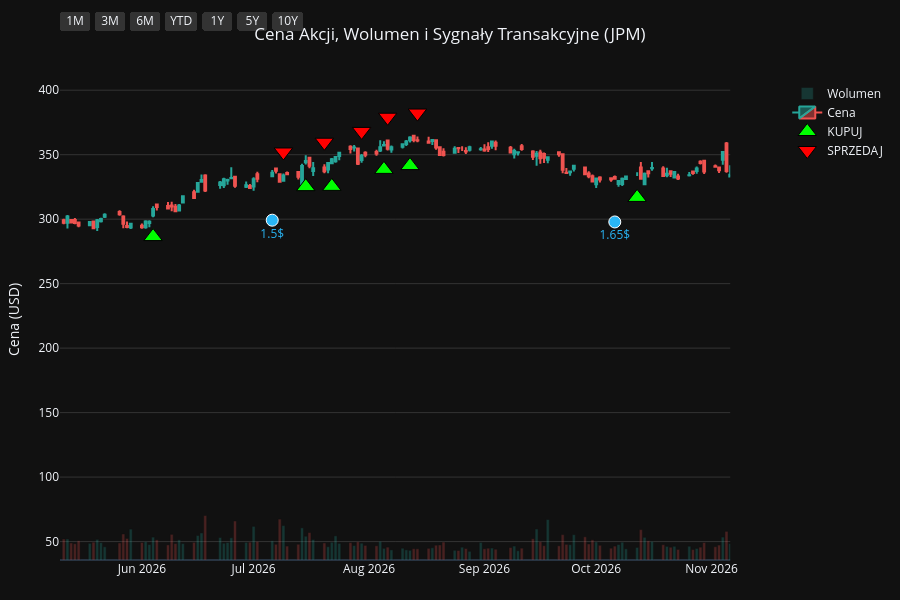
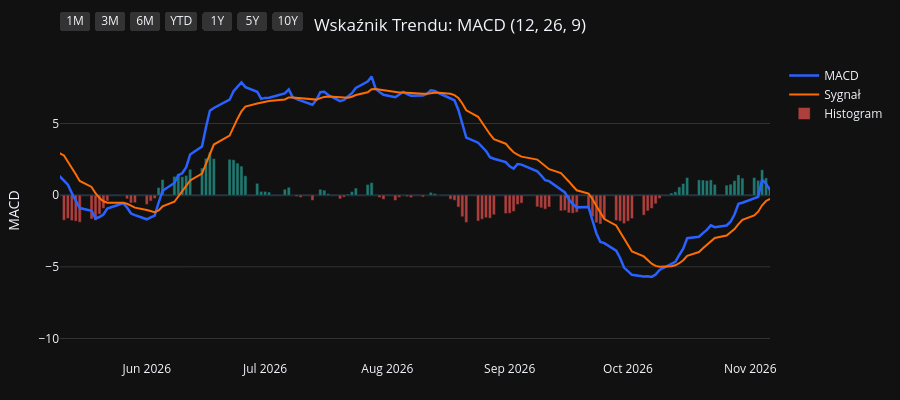
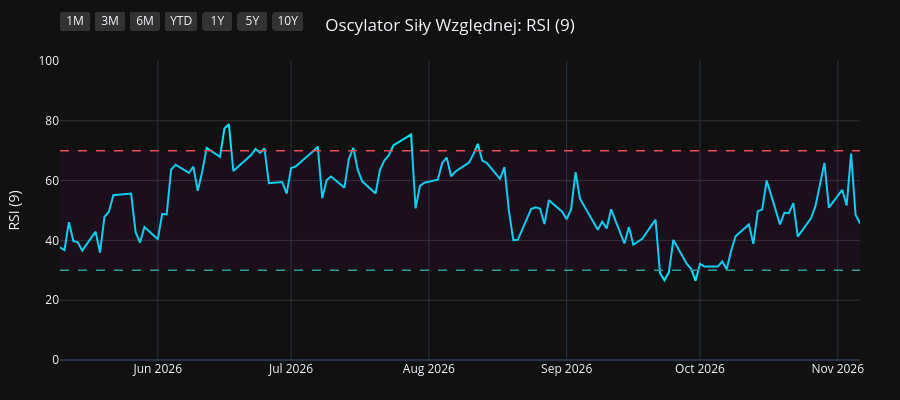
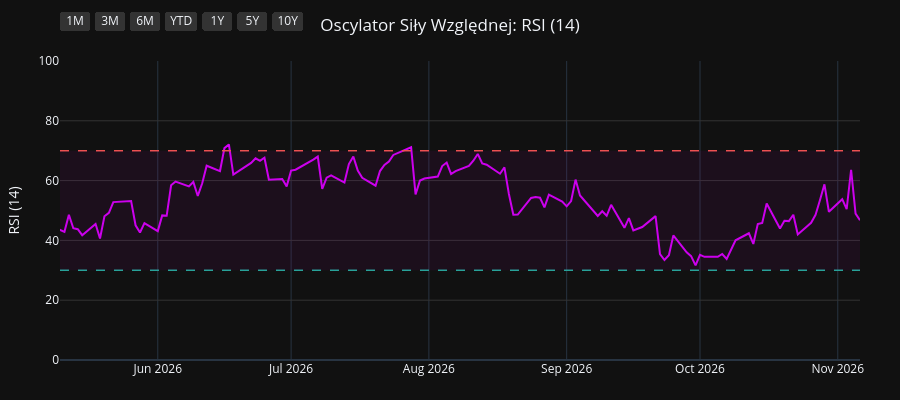

Notebook source saved alongside these figures, in order:
### Code cell
import os
import yfinance as yf
import pandas as pd
import pandas_ta as ta
import plotly.graph_objects as go
from plotly.subplots import make_subplots

# 1. Pobranie i przygotowanie danych
symbol = os.environ.get("STOCK_TICKER", "").strip().upper()
if not symbol:
    raise RuntimeError("Set STOCK_TICKER before running price_extractor.ipynb")
df = yf.Ticker(symbol).history(period="10y")
df.index = df.index.tz_localize(None)

# Wskaźniki i sygnały
df.ta.macd(fast=12, slow=26, signal=9, append=True)
df.ta.rsi(length=9, append=True)
df.ta.rsi(length=14, append=True)
df.ta.rsi(length=21, append=True)
df.dropna(inplace=True)

macd = df['MACD_12_26_9']
signal = df['MACDs_12_26_9']
wczorajszy_macd = macd.shift(1)
wczorajszy_signal = signal.shift(1)

df['Decyzja'] = 'BRAK'
df.loc[(macd > signal) & (wczorajszy_macd <= wczorajszy_signal), 'Decyzja'] = 'KUPUJ'
df.loc[(macd < signal) & (wczorajszy_macd >= wczorajszy_signal), 'Decyzja'] = 'SPRZEDAJ'

df_kupuj = df[df['Decyzja'] == 'KUPUJ']
df_sprzedaj = df[df['Decyzja'] == 'SPRZEDAJ']
df_dywidendy = df[df['Dividends'] > 0]
df_splity = df[df['Stock Splits'] > 0]

# Wspólna konfiguracja osi X
konfiguracja_osi_x = dict(
    type="date",
    showspikes=True, spikemode="across", spikesnap="cursor", spikedash="dot", spikecolor="#ffffff", spikethickness=1, hoverformat="%Y-%m-%d",
    rangeselector=dict(
        buttons=list([
            dict(count=1, label="1M", step="month", stepmode="backward"),
            dict(count=3, label="3M", step="month", stepmode="backward"),
            dict(count=6, label="6M", step="month", stepmode="backward"),
            dict(count=1, label="YTD", step="year", stepmode="todate"),
            dict(count=1, label="1Y", step="year", stepmode="backward"),
            dict(count=5, label="5Y", step="year", stepmode="backward"),
            dict(step="all", label="10Y")
        ]),
        bgcolor="#333333", activecolor="#2962ff", x=0, y=1.1
    )
)

# ==========================================
# WYKRES 1: CENA + WOLUMEN + SYGNAŁY
# ==========================================
fig1 = make_subplots(specs=[[{"secondary_y": True}]])

kolory_wolumenu = ['#26a69a' if row['Close'] >= row['Open'] else '#ef5350' for index, row in df.iterrows()]
fig1.add_trace(go.Bar(x=df.index, y=df['Volume'], marker_color=kolory_wolumenu, opacity=0.25, name='Wolumen'), secondary_y=True)
fig1.add_trace(go.Candlestick(x=df.index, open=df['Open'], high=df['High'], low=df['Low'], close=df['Close'], name='Cena', increasing_line_color='#26a69a', decreasing_line_color='#ef5350'), secondary_y=False)
fig1.add_trace(go.Scatter(x=df_kupuj.index, y=df_kupuj['Low'] * 0.95, customdata=df_kupuj[['Low', 'High']], mode='markers', marker=dict(symbol='triangle-up', size=16, color='#00ff00', line=dict(width=1, color='black')), name='KUPUJ', hovertemplate='KUPUJ<br>Najniższa: %{customdata[0]:.2f}<br>Najwyższa: %{customdata[1]:.2f}<extra></extra>'), secondary_y=False)
fig1.add_trace(go.Scatter(x=df_sprzedaj.index, y=df_sprzedaj['High'] * 1.05, customdata=df_sprzedaj[['Low', 'High']], mode='markers', marker=dict(symbol='triangle-down', size=16, color='#ff0000', line=dict(width=1, color='black')), name='SPRZEDAJ', hovertemplate='SPRZEDAJ<br>Najniższa: %{customdata[0]:.2f}<br>Najwyższa: %{customdata[1]:.2f}<extra></extra>'), secondary_y=False)

if not df_dywidendy.empty:
    fig1.add_trace(go.Scatter(x=df_dywidendy.index, y=df_dywidendy['Low'] * 0.90, mode='markers+text', marker=dict(symbol='circle', size=12, color='#29b6f6', line=dict(width=1, color='white')), text=df_dywidendy['Dividends'].apply(lambda x: f"{x}$"), textposition="bottom center", name='Dywidenda', showlegend=False, hovertemplate='Dywidenda: %{text}<extra></extra>', textfont=dict(color="#29b6f6")), secondary_y=False)
if not df_splity.empty:
                    fig1.add_trace(go.Scatter(x=df_splity.index, y=df_splity['High'], mode='markers+text', marker=dict(symbol='star', size=16, color='#ffee58', line=dict(width=1, color='black')), text=df_splity['Stock Splits'].apply(lambda x: f"{x:g}:1" if x >= 1 else f"1:{1 / x:g}"), textposition="top center", name='Split', hovertemplate='%{text}<extra></extra>', textfont=dict(color="#ffee58")), secondary_y=False)

fig1.update_layout(title=dict(text=f"Cena Akcji, Wolumen i Sygnały Transakcyjne ({symbol})", x=0.5, xanchor='center'), dragmode='pan', xaxis_rangeslider_visible=False, template='plotly_dark', height=600, hovermode='x unified', margin=dict(l=60, r=40, t=60, b=40))
fig1.update_xaxes(**konfiguracja_osi_x)
fig1.update_xaxes(range=[df.index.max() - pd.Timedelta(days=180), df.index.max()])
fig1.update_yaxes(title_text="Cena (USD)", secondary_y=False, gridcolor='#333333')
fig1.update_yaxes(range=[0, df['Volume'].max() * 4], showgrid=False, showticklabels=False, secondary_y=True)
fig1.show(config={'scrollZoom': True})

# ==========================================
# WYKRES 2: WSKAŹNIK MACD
# ==========================================
fig2 = go.Figure()
fig2.add_trace(go.Scatter(x=df.index, y=df['MACD_12_26_9'], line=dict(color='#2962ff', width=2.5), name='MACD'))
fig2.add_trace(go.Scatter(x=df.index, y=df['MACDs_12_26_9'], line=dict(color='#ff6d00', width=2), name='Sygnał'))
kolory_macd = ['#26a69a' if val >= 0 else '#ef5350' for val in df['MACDh_12_26_9']]
fig2.add_trace(go.Bar(x=df.index, y=df['MACDh_12_26_9'], marker_color=kolory_macd, name='Histogram', opacity=0.7))
fig2.update_layout(title=dict(text="Wskaźnik Trendu: MACD (12, 26, 9)", x=0.5, xanchor='center'), dragmode='pan', xaxis_rangeslider_visible=False, template='plotly_dark', height=400, hovermode='x unified', margin=dict(l=60, r=40, t=60, b=40))
fig2.update_xaxes(**konfiguracja_osi_x)
fig2.update_xaxes(range=[df.index.max() - pd.Timedelta(days=180), df.index.max()])
fig2.update_yaxes(title_text="MACD", gridcolor='#333333')
fig2.show(config={'scrollZoom': True})

# ==========================================
# WYKRES 3: OSCYLATOR RSI (9)
# ==========================================
fig3 = go.Figure()
fig3.add_trace(go.Scatter(x=df.index, y=df['RSI_9'], line=dict(color='#00e5ff', width=2), name='RSI (9)'))
fig3.add_hline(y=70, line_dash="dash", line_color="#ef5350", line_width=1.5)
fig3.add_hline(y=30, line_dash="dash", line_color="#26a69a", line_width=1.5)
fig3.add_hrect(y0=30, y1=70, line_width=0, fillcolor="purple", opacity=0.1)
fig3.update_layout(title=dict(text="Oscylator Siły Względnej: RSI (9)", x=0.5, xanchor='center'), dragmode='pan', xaxis_rangeslider_visible=False, template='plotly_dark', height=400, hovermode='x unified', margin=dict(l=60, r=40, t=60, b=40))
fig3.update_xaxes(**konfiguracja_osi_x)
fig3.update_xaxes(range=[df.index.max() - pd.Timedelta(days=180), df.index.max()])
fig3.update_yaxes(title_text="RSI (9)", range=[0, 100], gridcolor='#333333')
fig3.show(config={'scrollZoom': True})

# ==========================================
# WYKRES 4: OSCYLATOR RSI (14)
# ==========================================
fig4 = go.Figure()
fig4.add_trace(go.Scatter(x=df.index, y=df['RSI_14'], line=dict(color='#d500f9', width=2), name='RSI (14)'))
fig4.add_hline(y=70, line_dash="dash", line_color="#ef5350", line_width=1.5)
fig4.add_hline(y=30, line_dash="dash", line_color="#26a69a", line_width=1.5)
fig4.add_hrect(y0=30, y1=70, line_width=0, fillcolor="purple", opacity=0.1)
fig4.update_layout(title=dict(text="Oscylator Siły Względnej: RSI (14)", x=0.5, xanchor='center'), dragmode='pan', xaxis_rangeslider_visible=False, template='plotly_dark', height=400, hovermode='x unified', margin=dict(l=60, r=40, t=60, b=40))
fig4.update_xaxes(**konfiguracja_osi_x)
fig4.update_xaxes(range=[df.index.max() - pd.Timedelta(days=180), df.index.max()])
fig4.update_yaxes(title_text="RSI (14)", range=[0, 100], gridcolor='#333333')
fig4.show(config={'scrollZoom': True})

# ==========================================
# WYKRES 5: OSCYLATOR RSI (21)
# ==========================================
fig5 = go.Figure()
fig5.add_trace(go.Scatter(x=df.index, y=df['RSI_21'], line=dict(color='#64dd17', width=2), name='RSI (21)'))
fig5.add_hline(y=70, line_dash="dash", line_color="#ef5350", line_width=1.5)
fig5.add_hline(y=30, line_dash="dash", line_color="#26a69a", line_width=1.5)
fig5.add_hrect(y0=30, y1=70, line_width=0, fillcolor="purple", opacity=0.1)
fig5.update_layout(title=dict(text="Oscylator Siły Względnej: RSI (21)", x=0.5, xanchor='center'), dragmode='pan', xaxis_rangeslider_visible=False, template='plotly_dark', height=400, hovermode='x unified', margin=dict(l=60, r=40, t=60, b=40))
fig5.update_xaxes(**konfiguracja_osi_x)
fig5.update_xaxes(range=[df.index.max() - pd.Timedelta(days=180), df.index.max()])
fig5.update_yaxes(title_text="RSI (21)", range=[0, 100], gridcolor='#333333')
fig5.show(config={'scrollZoom': True})

### Figure 1 — Plotly figure (JSON) as saved in the notebook; plotly's stock layout.template omitted (floating-point values rounded to 4 significant figures; data arrays with more than 128 entries replaced by an {"elided": "..."} marker saying what was removed)
{"data": [{"marker": {"color": {"elided": "2481 str values"}}, "name": "Wolumen", "opacity": 0.25, "type": "bar", "x": {"elided": "2481 str values"}, "xaxis": "x", "y": {"elided": "2481 int values"}, "yaxis": "y2"}, {"close": {"elided": "2481 float values"}, "decreasing": {"line": {"color": "#ef5350"}}, "high": {"elided": "2481 float values"}, "increasing": {"line": {"color": "#26a69a"}}, "low": {"elided": "2481 float values"}, "name": "Cena", "open": {"elided": "2481 float values"}, "type": "candlestick", "x": {"elided": "2481 str values"}, "xaxis": "x", "yaxis": "y"}, {"customdata": {"elided": "97x2 float values"}, "hovertemplate": "KUPUJ<br>Najniższa: %{customdata[0]:.2f}<br>Najwyższa: %{customdata[1]:.2f}<extra></extra>", "marker": {"color": "#00ff00", "line": {"color": "black", "width": 1}, "size": 16, "symbol": "triangle-up"}, "mode": "markers", "name": "KUPUJ", "type": "scatter", "x": ["2017-02-07T00:00:00", "2017-02-09T00:00:00", "2017-04-24T00:00:00", "2017-06-08T00:00:00", "2017-08-07T00:00:00", "2017-09-14T00:00:00", "2017-10-16T00:00:00", "2017-11-28T00:00:00", "2017-12-21T00:00:00", "2018-01-10T00:00:00", "2018-02-21T00:00:00", "2018-03-12T00:00:00", "2018-04-09T00:00:00", "2018-05-08T00:00:00", "2018-06-08T00:00:00", "2018-07-09T00:00:00", "2018-09-19T00:00:00", "2018-10-08T00:00:00", "2018-10-31T00:00:00", "2018-11-27T00:00:00", "2019-01-02T00:00:00", "2019-02-15T00:00:00", "2019-03-15T00:00:00", "2019-04-02T00:00:00", "2019-06-10T00:00:00", "2019-06-28T00:00:00", "2019-08-29T00:00:00", "2019-10-15T00:00:00", "2019-12-09T00:00:00", "2019-12-12T00:00:00", "2020-01-02T00:00:00", "2020-02-06T00:00:00", "2020-03-26T00:00:00", "2020-05-20T00:00:00", "2020-07-13T00:00:00", "2020-08-07T00:00:00", "2020-08-27T00:00:00", "2020-10-02T00:00:00", "2020-11-05T00:00:00", "2020-12-31T00:00:00", "2021-02-08T00:00:00", "2021-04-30T00:00:00", "2021-05-28T00:00:00", "2021-07-01T00:00:00", "2021-07-29T00:00:00", "2021-08-25T00:00:00", "2021-09-24T00:00:00", "2021-10-20T00:00:00", "2021-12-27T00:00:00", "2022-02-04T00:00:00", "2022-03-16T00:00:00", "2022-04-21T00:00:00", "2022-05-04T00:00:00", "2022-05-17T00:00:00", "2022-07-07T00:00:00", "2022-07-15T00:00:00", "2022-09-09T00:00:00", "2022-10-06T00:00:00", "2022-10-13T00:00:00", "2023-01-03T00:00:00", "2023-01-27T00:00:00", "2023-02-06T00:00:00", "2023-02-14T00:00:00", "2023-03-30T00:00:00", "2023-05-19T00:00:00", "2023-06-02T00:00:00", "2023-06-30T00:00:00", "2023-09-14T00:00:00", "2023-09-28T00:00:00", "2023-10-09T00:00:00", "2023-11-06T00:00:00", "2024-01-30T00:00:00", "2024-02-15T00:00:00", "2024-03-18T00:00:00", "2024-04-25T00:00:00", "2024-06-25T00:00:00", "2024-08-15T00:00:00", "2024-10-07T00:00:00", "2024-11-06T00:00:00", "2025-01-06T00:00:00", "2025-02-18T00:00:00", "2025-03-21T00:00:00", "2025-04-11T00:00:00", "2025-06-20T00:00:00", "2025-07-25T00:00:00", "2025-08-26T00:00:00", "2025-09-11T00:00:00", "2025-10-29T00:00:00", "2025-11-28T00:00:00", "2026-02-03T00:00:00", "2026-03-20T00:00:00", "2026-06-04T00:00:00", "2026-07-15T00:00:00", "2026-07-22T00:00:00", "2026-08-05T00:00:00", "2026-08-12T00:00:00", "2026-10-12T00:00:00"], "xaxis": "x", "y": [63.67, 63.28, 63.99, 62.11, 69.77, 67.55, 72.14, 73.36, 79.8, 82.34, 86.32, 88.26, 83.14, 82.68, 83.27, 79.65, 87.05, 86.83, 82.57, 83.21, 73.49, 80.05, 81.26, 80.57, 85.76, 86.29, 84.65, 93.11, 106.2, 106.0, 110.0, 109.0, 74.36, 72.59, 78.05, 78.32, 80.3, 77.12, 82.68, 102.2, 113.9, 126.9, 135.4, 128.9, 126.7, 131.6, 134.1, 140.5, 131.2, 125.6, 113.5, 110.5, 104.4, 102.7, 97.29, 92.38, 101.8, 93.44, 88.09, 115.9, 121.9, 122.1, 123.5, 111.3, 121.4, 122.5, 126.3, 130.5, 129.2, 127.9, 127.3, 155.0, 158.0, 170.3, 172.5, 178.4, 191.5, 191.4, 214.3, 220.7, 253.2, 217.0, 207.7, 252.8, 274.5, 272.2, 279.0, 282.4, 287.3, 289.4, 267.1, 286.5, 325.2, 325.4, 338.6, 341.5, 316.9], "yaxis": "y"}, {"customdata": {"elided": "96x2 float values"}, "hovertemplate": "SPRZEDAJ<br>Najniższa: %{customdata[0]:.2f}<br>Najwyższa: %{customdata[1]:.2f}<extra></extra>", "marker": {"color": "#ff0000", "line": {"color": "black", "width": 1}, "size": 16, "symbol": "triangle-down"}, "mode": "markers", "name": "SPRZEDAJ", "type": "scatter", "x": ["2017-02-08T00:00:00", "2017-03-08T00:00:00", "2017-05-17T00:00:00", "2017-07-17T00:00:00", "2017-08-10T00:00:00", "2017-10-13T00:00:00", "2017-11-03T00:00:00", "2017-12-20T00:00:00", "2017-12-26T00:00:00", "2018-02-02T00:00:00", "2018-03-01T00:00:00", "2018-03-14T00:00:00", "2018-04-27T00:00:00", "2018-05-24T00:00:00", "2018-06-14T00:00:00", "2018-08-10T00:00:00", "2018-09-27T00:00:00", "2018-10-10T00:00:00", "2018-11-23T00:00:00", "2018-12-06T00:00:00", "2019-02-07T00:00:00", "2019-03-01T00:00:00", "2019-03-21T00:00:00", "2019-05-07T00:00:00", "2019-06-25T00:00:00", "2019-07-31T00:00:00", "2019-09-26T00:00:00", "2019-11-13T00:00:00", "2019-12-11T00:00:00", "2019-12-23T00:00:00", "2020-01-03T00:00:00", "2020-02-21T00:00:00", "2020-05-12T00:00:00", "2020-06-12T00:00:00", "2020-07-31T00:00:00", "2020-08-19T00:00:00", "2020-09-09T00:00:00", "2020-10-28T00:00:00", "2020-12-04T00:00:00", "2021-01-21T00:00:00", "2021-03-05T00:00:00", "2021-05-26T00:00:00", "2021-06-08T00:00:00", "2021-07-19T00:00:00", "2021-08-19T00:00:00", "2021-09-07T00:00:00", "2021-10-13T00:00:00", "2021-10-27T00:00:00", "2022-01-18T00:00:00", "2022-02-23T00:00:00", "2022-04-06T00:00:00", "2022-04-22T00:00:00", "2022-05-10T00:00:00", "2022-06-10T00:00:00", "2022-07-14T00:00:00", "2022-08-23T00:00:00", "2022-09-21T00:00:00", "2022-10-07T00:00:00", "2022-11-17T00:00:00", "2023-01-19T00:00:00", "2023-01-30T00:00:00", "2023-02-10T00:00:00", "2023-02-16T00:00:00", "2023-05-03T00:00:00", "2023-05-23T00:00:00", "2023-06-22T00:00:00", "2023-08-02T00:00:00", "2023-09-27T00:00:00", "2023-10-02T00:00:00", "2023-10-23T00:00:00", "2024-01-09T00:00:00", "2024-02-05T00:00:00", "2024-03-14T00:00:00", "2024-04-03T00:00:00", "2024-05-23T00:00:00", "2024-07-24T00:00:00", "2024-09-06T00:00:00", "2024-10-31T00:00:00", "2024-12-02T00:00:00", "2025-02-14T00:00:00", "2025-02-19T00:00:00", "2025-04-04T00:00:00", "2025-05-23T00:00:00", "2025-07-09T00:00:00", "2025-07-31T00:00:00", "2025-09-08T00:00:00", "2025-10-01T00:00:00", "2025-11-14T00:00:00", "2026-01-12T00:00:00", "2026-02-13T00:00:00", "2026-04-29T00:00:00", "2026-07-09T00:00:00", "2026-07-20T00:00:00", "2026-07-30T00:00:00", "2026-08-06T00:00:00", "2026-08-14T00:00:00"], "xaxis": "x", "y": [70.23, 75.55, 71.7, 75.69, 76.58, 80.04, 84.03, 89.16, 89.38, 97.27, 97.04, 97.0, 92.11, 93.78, 92.28, 97.48, 97.32, 97.32, 90.92, 89.2, 88.34, 90.39, 88.33, 98.07, 93.73, 100.6, 102.2, 112.5, 117.9, 120.4, 122.3, 120.3, 80.6, 89.78, 86.89, 90.17, 91.16, 88.94, 111.5, 124.1, 139.9, 150.1, 151.9, 138.1, 143.4, 148.8, 153.4, 158.3, 145.3, 143.0, 124.6, 122.7, 116.3, 116.0, 102.6, 111.2, 110.6, 103.1, 127.1, 131.0, 135.0, 136.2, 138.2, 134.7, 135.1, 138.5, 152.3, 142.9, 142.4, 141.6, 170.3, 173.6, 190.0, 197.8, 197.7, 212.6, 219.3, 227.7, 252.5, 283.1, 284.2, 222.1, 267.3, 294.4, 308.6, 303.9, 322.5, 316.9, 337.4, 314.9, 324.6, 352.1, 359.7, 368.1, 379.1, 382.3], "yaxis": "y"}, {"hovertemplate": "Dywidenda: %{text}<extra></extra>", "marker": {"color": "#29b6f6", "line": {"color": "white", "width": 1}, "size": 12, "symbol": "circle"}, "mode": "markers+text", "name": "Dywidenda", "showlegend": false, "text": ["0.48$", "0.5$", "0.5$", "0.56$", "0.56$", "0.56$", "0.56$", "0.8$", "0.8$", "0.8$", "0.8$", "0.9$", "0.9$", "0.9$", "0.9$", "0.9$", "0.9$", "0.9$", "0.9$", "1.0$", "1.0$", "1.0$", "1.0$", "1.0$", "1.0$", "1.0$", "1.0$", "1.05$", "1.05$", "1.15$", "1.15$", "1.25$", "1.25$", "1.4$", "1.4$", "1.5$", "1.5$", "1.5$", "1.5$", "1.65$"], "textfont": {"color": "#29b6f6"}, "textposition": "bottom center", "type": "scatter", "x": ["2017-01-04T00:00:00", "2017-04-04T00:00:00", "2017-07-03T00:00:00", "2017-10-05T00:00:00", "2018-01-04T00:00:00", "2018-04-05T00:00:00", "2018-07-05T00:00:00", "2018-10-04T00:00:00", "2019-01-03T00:00:00", "2019-04-04T00:00:00", "2019-07-03T00:00:00", "2019-10-03T00:00:00", "2020-01-03T00:00:00", "2020-04-03T00:00:00", "2020-07-02T00:00:00", "2020-10-05T00:00:00", "2021-01-05T00:00:00", "2021-04-05T00:00:00", "2021-07-02T00:00:00", "2021-10-05T00:00:00", "2022-01-05T00:00:00", "2022-04-05T00:00:00", "2022-07-05T00:00:00", "2022-10-05T00:00:00", "2023-01-05T00:00:00", "2023-04-05T00:00:00", "2023-07-05T00:00:00", "2023-10-05T00:00:00", "2024-01-04T00:00:00", "2024-04-04T00:00:00", "2024-07-05T00:00:00", "2024-10-04T00:00:00", "2025-01-06T00:00:00", "2025-04-04T00:00:00", "2025-07-03T00:00:00", "2025-10-06T00:00:00", "2026-01-06T00:00:00", "2026-04-06T00:00:00", "2026-07-06T00:00:00", "2026-10-06T00:00:00"], "xaxis": "x", "y": [60.26, 60.83, 64.47, 67.79, 77.16, 79.84, 74.61, 82.88, 70.74, 77.0, 83.34, 82.71, 103.2, 62.99, 70.64, 75.64, 96.68, 119.9, 122.6, 132.5, 130.9, 107.2, 88.84, 89.25, 110.5, 105.3, 121.0, 118.9, 144.9, 167.1, 175.8, 178.9, 209.1, 182.7, 255.9, 269.4, 293.3, 261.4, 299.2, 297.8], "yaxis": "y"}], "layout": {"dragmode": "pan", "height": 600, "hovermode": "x unified", "margin": {"b": 40, "l": 60, "r": 40, "t": 60}, "title": {"text": "Cena Akcji, Wolumen i Sygnały Transakcyjne (JPM)", "x": 0.5, "xanchor": "center"}, "xaxis": {"anchor": "y", "domain": [0.0, 0.94], "hoverformat": "%Y-%m-%d", "range": ["2026-05-10T00:00:00", "2026-11-06T00:00:00"], "rangeselector": {"activecolor": "#2962ff", "bgcolor": "#333333", "buttons": [{"count": 1, "label": "1M", "step": "month", "stepmode": "backward"}, {"count": 3, "label": "3M", "step": "month", "stepmode": "backward"}, {"count": 6, "label": "6M", "step": "month", "stepmode": "backward"}, {"count": 1, "label": "YTD", "step": "year", "stepmode": "todate"}, {"count": 1, "label": "1Y", "step": "year", "stepmode": "backward"}, {"count": 5, "label": "5Y", "step": "year", "stepmode": "backward"}, {"label": "10Y", "step": "all"}], "x": 0, "y": 1.1}, "rangeslider": {"visible": false}, "showspikes": true, "spikecolor": "#ffffff", "spikedash": "dot", "spikemode": "across", "spikesnap": "cursor", "spikethickness": 1, "type": "date"}, "yaxis": {"anchor": "x", "domain": [0.0, 1.0], "gridcolor": "#333333", "title": {"text": "Cena (USD)"}}, "yaxis2": {"anchor": "x", "overlaying": "y", "range": [0, 217675200], "showgrid": false, "showticklabels": false, "side": "right"}}}

### Figure 2 — Plotly figure (JSON) as saved in the notebook; plotly's stock layout.template omitted (floating-point values rounded to 4 significant figures; data arrays with more than 128 entries replaced by an {"elided": "..."} marker saying what was removed)
{"data": [{"line": {"color": "#2962ff", "width": 2.5}, "name": "MACD", "type": "scatter", "x": {"elided": "2481 str values"}, "y": {"elided": "2481 float values"}}, {"line": {"color": "#ff6d00", "width": 2}, "name": "Sygnał", "type": "scatter", "x": {"elided": "2481 str values"}, "y": {"elided": "2481 float values"}}, {"marker": {"color": {"elided": "2481 str values"}}, "name": "Histogram", "opacity": 0.7, "type": "bar", "x": {"elided": "2481 str values"}, "y": {"elided": "2481 float values"}}], "layout": {"dragmode": "pan", "height": 400, "hovermode": "x unified", "margin": {"b": 40, "l": 60, "r": 40, "t": 60}, "title": {"text": "Wskaźnik Trendu: MACD (12, 26, 9)", "x": 0.5, "xanchor": "center"}, "xaxis": {"hoverformat": "%Y-%m-%d", "range": ["2026-05-10T00:00:00", "2026-11-06T00:00:00"], "rangeselector": {"activecolor": "#2962ff", "bgcolor": "#333333", "buttons": [{"count": 1, "label": "1M", "step": "month", "stepmode": "backward"}, {"count": 3, "label": "3M", "step": "month", "stepmode": "backward"}, {"count": 6, "label": "6M", "step": "month", "stepmode": "backward"}, {"count": 1, "label": "YTD", "step": "year", "stepmode": "todate"}, {"count": 1, "label": "1Y", "step": "year", "stepmode": "backward"}, {"count": 5, "label": "5Y", "step": "year", "stepmode": "backward"}, {"label": "10Y", "step": "all"}], "x": 0, "y": 1.1}, "rangeslider": {"visible": false}, "showspikes": true, "spikecolor": "#ffffff", "spikedash": "dot", "spikemode": "across", "spikesnap": "cursor", "spikethickness": 1, "type": "date"}, "yaxis": {"gridcolor": "#333333", "title": {"text": "MACD"}}}}

### Figure 3 — Plotly figure (JSON) as saved in the notebook; plotly's stock layout.template omitted (floating-point values rounded to 4 significant figures; data arrays with more than 128 entries replaced by an {"elided": "..."} marker saying what was removed)
{"data": [{"line": {"color": "#00e5ff", "width": 2}, "name": "RSI (9)", "type": "scatter", "x": {"elided": "2481 str values"}, "y": {"elided": "2481 float values"}}], "layout": {"dragmode": "pan", "height": 400, "hovermode": "x unified", "margin": {"b": 40, "l": 60, "r": 40, "t": 60}, "shapes": [{"line": {"color": "#ef5350", "dash": "dash", "width": 1.5}, "type": "line", "x0": 0, "x1": 1, "xref": "x domain", "y0": 70, "y1": 70, "yref": "y"}, {"line": {"color": "#26a69a", "dash": "dash", "width": 1.5}, "type": "line", "x0": 0, "x1": 1, "xref": "x domain", "y0": 30, "y1": 30, "yref": "y"}, {"fillcolor": "purple", "line": {"width": 0}, "opacity": 0.1, "type": "rect", "x0": 0, "x1": 1, "xref": "x domain", "y0": 30, "y1": 70, "yref": "y"}], "title": {"text": "Oscylator Siły Względnej: RSI (9)", "x": 0.5, "xanchor": "center"}, "xaxis": {"hoverformat": "%Y-%m-%d", "range": ["2026-05-10T00:00:00", "2026-11-06T00:00:00"], "rangeselector": {"activecolor": "#2962ff", "bgcolor": "#333333", "buttons": [{"count": 1, "label": "1M", "step": "month", "stepmode": "backward"}, {"count": 3, "label": "3M", "step": "month", "stepmode": "backward"}, {"count": 6, "label": "6M", "step": "month", "stepmode": "backward"}, {"count": 1, "label": "YTD", "step": "year", "stepmode": "todate"}, {"count": 1, "label": "1Y", "step": "year", "stepmode": "backward"}, {"count": 5, "label": "5Y", "step": "year", "stepmode": "backward"}, {"label": "10Y", "step": "all"}], "x": 0, "y": 1.1}, "rangeslider": {"visible": false}, "showspikes": true, "spikecolor": "#ffffff", "spikedash": "dot", "spikemode": "across", "spikesnap": "cursor", "spikethickness": 1, "type": "date"}, "yaxis": {"gridcolor": "#333333", "range": [0, 100], "title": {"text": "RSI (9)"}}}}

### Figure 4 — Plotly figure (JSON) as saved in the notebook; plotly's stock layout.template omitted (floating-point values rounded to 4 significant figures; data arrays with more than 128 entries replaced by an {"elided": "..."} marker saying what was removed)
{"data": [{"line": {"color": "#d500f9", "width": 2}, "name": "RSI (14)", "type": "scatter", "x": {"elided": "2481 str values"}, "y": {"elided": "2481 float values"}}], "layout": {"dragmode": "pan", "height": 400, "hovermode": "x unified", "margin": {"b": 40, "l": 60, "r": 40, "t": 60}, "shapes": [{"line": {"color": "#ef5350", "dash": "dash", "width": 1.5}, "type": "line", "x0": 0, "x1": 1, "xref": "x domain", "y0": 70, "y1": 70, "yref": "y"}, {"line": {"color": "#26a69a", "dash": "dash", "width": 1.5}, "type": "line", "x0": 0, "x1": 1, "xref": "x domain", "y0": 30, "y1": 30, "yref": "y"}, {"fillcolor": "purple", "line": {"width": 0}, "opacity": 0.1, "type": "rect", "x0": 0, "x1": 1, "xref": "x domain", "y0": 30, "y1": 70, "yref": "y"}], "title": {"text": "Oscylator Siły Względnej: RSI (14)", "x": 0.5, "xanchor": "center"}, "xaxis": {"hoverformat": "%Y-%m-%d", "range": ["2026-05-10T00:00:00", "2026-11-06T00:00:00"], "rangeselector": {"activecolor": "#2962ff", "bgcolor": "#333333", "buttons": [{"count": 1, "label": "1M", "step": "month", "stepmode": "backward"}, {"count": 3, "label": "3M", "step": "month", "stepmode": "backward"}, {"count": 6, "label": "6M", "step": "month", "stepmode": "backward"}, {"count": 1, "label": "YTD", "step": "year", "stepmode": "todate"}, {"count": 1, "label": "1Y", "step": "year", "stepmode": "backward"}, {"count": 5, "label": "5Y", "step": "year", "stepmode": "backward"}, {"label": "10Y", "step": "all"}], "x": 0, "y": 1.1}, "rangeslider": {"visible": false}, "showspikes": true, "spikecolor": "#ffffff", "spikedash": "dot", "spikemode": "across", "spikesnap": "cursor", "spikethickness": 1, "type": "date"}, "yaxis": {"gridcolor": "#333333", "range": [0, 100], "title": {"text": "RSI (14)"}}}}
